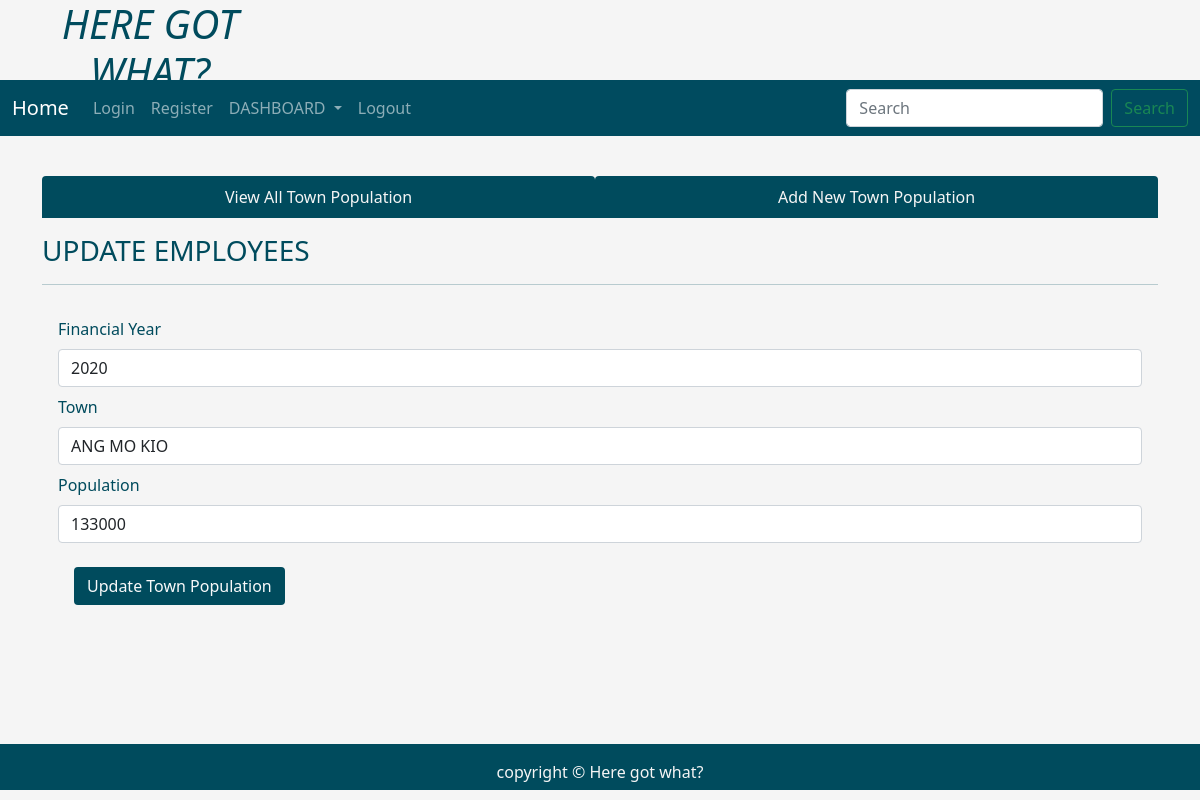
The app's page /fetchonetown/ANG MO KIO with its own data.
### tables this page shows
CREATE TABLE "population" (
	"financial_year"	INTEGER,
	"town"	TEXT,
	"population"	INTEGER,
	PRIMARY KEY("town")
);

### application.py (the view)
@application.route('/fetchonetown/<string:town>')
def fetchonetown(town):
    user = get_active_user()
    db = get_database()
    town_cur = db.execute('SELECT * from population where town = ?', [town])
    single_town = town_cur.fetchone()
    return render_template('updatetownpop.html', user = user, single_town = single_town)

### application.py (called while the page is built)
@application.teardown_appcontext
def close_database(error):
    if hasattr(g, 'ICT2103Web_db'):
        g.ICT2103Web_db.close()

def get_active_user():
    user = None
    if 'user' in session:
        user = session['user']
        db = get_database()
        user_cur = db.execute('select * from users where name =?', [user])
        user = user_cur.fetchone()
    return user

### database.py (called while the page is built)
def connect_to_database():
    sql = sqlite3.connect('C:/ICT2103Web/ICT2103Web.db')
    sql.row_factory = sqlite3.Row
    return sql

def get_database():
    if not hasattr(g, 'ICT2103Web_db'):
        g.ICT2103Web_db = connect_to_database()
    return  g.ICT2103Web_db

### templates/updatetownpop.html (shortened to what this page needs)
<!DOCTYPE html>
<html lang="en">
<head>
    <link rel="stylesheet" href="https://cdnjs.cloudflare.com/ajax/libs/font-awesome/4.7.0/css/font-awesome.min.css">
    <link href="https://cdn.jsdelivr.net/npm/bootstrap@5.1.3/dist/css/bootstrap.min.css" rel="stylesheet"
>
    <link rel="stylesheet" href="{{ url_for('static', filename='home.css')}}" type="text/css">
</head>
<body>
    <div class="parent">
        <div class="child child1">
            <h1 class="text-center"><i>HERE GOT WHAT?</i></h1>
        </div>
        <div class="child child3 dropdown">
            <nav class="navbar navbar-expand-lg navbar-dark" style="background-color: #004b5f;">
                <div class="container-fluid">
                    <a class="navbar-brand" href="{{url_for('index')}}">Home</a>
                    <div class="collapse navbar-collapse" id="navbarSupportedContent">
                        <ul class="navbar-nav me-auto mb-2 mb-lg-0">
                            <li class="nav-item">
                                <a class="nav-link" aria-current="page" href="{{url_for('userLogin')}}">Login</a>
                            </li>
                            <li class="nav-item">
                                <a class="nav-link" href="{{url_for('userRegister')}}">Register</a>
                            </li>
                            <li class="nav-item dropdown">
                                <a class="nav-link dropdown-toggle" href="#" id="navbarDropdown" role="button"
                                    data-bs-toggle="dropdown" aria-expanded="false">
                                    DASHBOARD
                                </a>
                            </li>
                            <li class="nav-item">
                                <a class="nav-link" href="#">Logout</a>
                            </li>
                        </ul>
                        <form class="d-flex">
                            <input class="form-control me-2" type="search" placeholder="Search" aria-label="Search">
                            <button class="btn btn-outline-success" type="submit">Search</button>
                        </form>
                    </div>
                </div>
            </nav>
        </div>
        <div class="child child5" style="color:rgb(0, 75, 93);">
        </div>
        <div class="child child6 container" style="color:rgb(0, 75, 93);">
            <ul class="nav nav-tabs nav-fill mb-3">
                <li class="nav-item">
                    <a class="nav-link" style=" background-color:rgb(0, 75, 93); color:whitesmoke;"
                        href="{{url_for('index')}}">View All Town Population</a>
                </li>
                <li class="nav-item">
                    <a class="nav-link" style=" background-color:rgb(0, 75, 93); color:whitesmoke;"
                        href="{{url_for('addnewtown')}}">Add New Town Population</a>
                </li>
            </ul>
            <div class="table-responsive-lg caption-top">
                <caption>
                    <h3>UPDATE EMPLOYEES</h3>
                </caption>
                <hr>
                {% if single_town %}
                <form class="p-3" action="/updatetownpop" method="POST">
                    <div class="mb-2">
                        <label for="financial_year" class="form-label">Financial Year</label>
                        <input type="text" class="form-control" id="financial_year"
                            value="{{single_town['financial_year']}}" name="financial_year">
                    </div>
                    <div class="mb-2">
                        <label for="town" class="form-label">Town</label>
                        <input type="text" class="form-control" id="town" value="{{single_town['town']}}" name="town">
                    </div>
                    <div class="mb-2">
                        <label for="population" class="form-label">Population</label>
                        <input type="text" class="form-control" id="population" value="{{single_town['population']}}"
                            name="population">
                    </div>
                    {% endif %}
                    <button type="submit" class="btn text-light m-3" style="background-color:rgb(0, 75, 93);">Update
                        Town Population</button>
                </form>
            </div>
        </div>
        <div class="child child7" style="background-color:rgb(0, 75, 93); color:whitesmoke;">
            <p class="p-3 text-center">copyright &copy Here got what?</p>
        </div>
    </div>
</body>
</html>

### static/home.css (style rules this page uses)
html, body { height: 100%; background-color:whitesmoke; color:rgb(0, 75, 93); }
.parent { height: 100%; display: grid; grid-template-columns: repeat(4, 1fr); grid-template-rows: 10% 5% 7% auto 7%; }
.child { margin-bottom: 10px; }
.child1 { grid-column: 1/2; grid-row: 1/2; }
.child3 { grid-column: 1/-1; grid-row: 2/3; }
.child5 { grid-column: 4/5; grid-row: 3/4; text-align: center; }
.child6 { grid-column: 1/-1; grid-row: 4/5; }
.child7 { grid-column: 1/-1; grid-row: 5/6; }

### records on screen
population: financial_year "2020", town "ANG MO KIO", population "133000"
